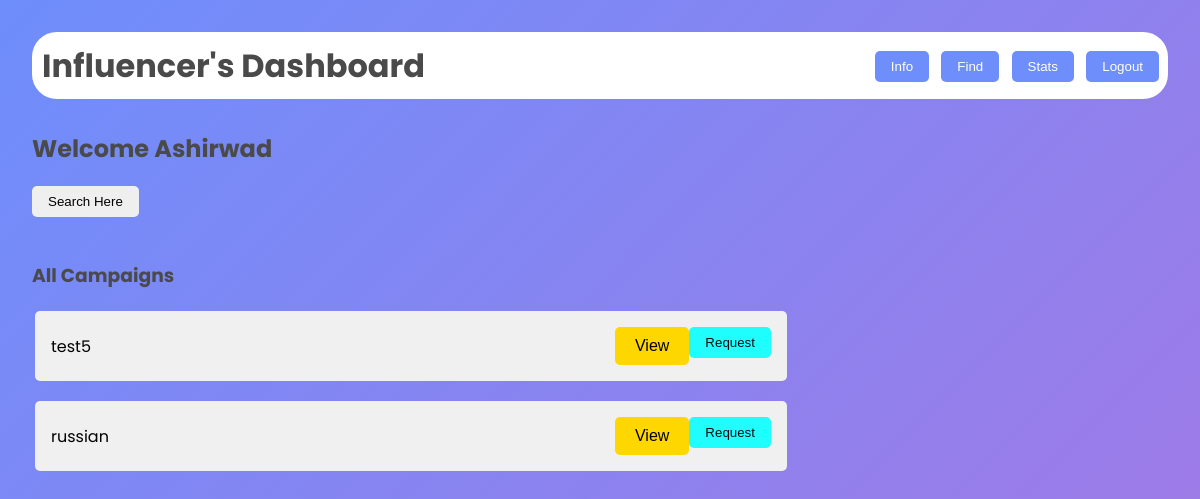
Before: /ifind (signed in) with the older database file.
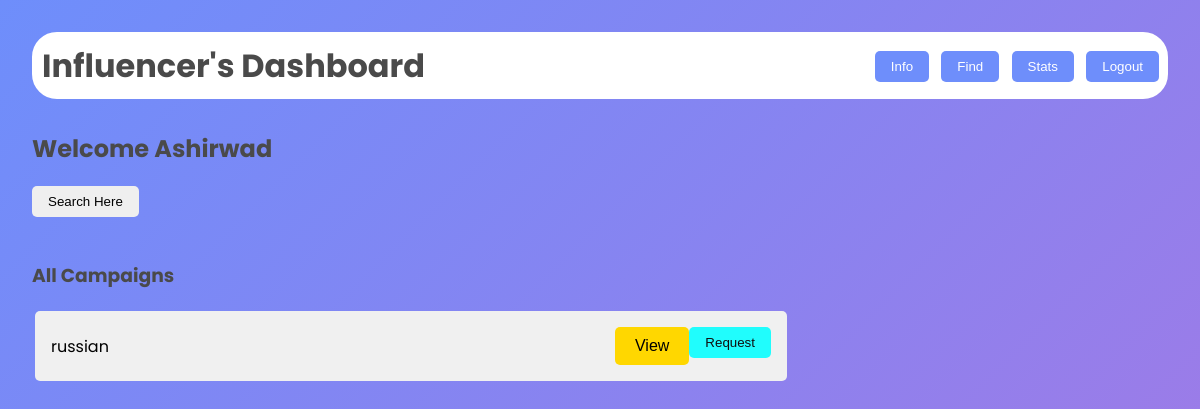
After: the same page with the newer database file.
### models.py (models this page shows)
class Campaign(db.Model):
    __tablename__ = 'campaign'
    campaignid = db.Column(db.Integer, primary_key=True, autoincrement=True)
    sname = db.Column(db.String, db.ForeignKey('sponsor.usename'), nullable=False)
    iname = db.Column(db.String, db.ForeignKey('influencer.usename'))
    cname = db.Column(db.String, nullable=False)
    budget = db.Column(db.Integer, nullable=False)
    desc = db.Column(db.String, nullable=False)
    startdate = db.Column(db.Integer, nullable=False)
    enddate = db.Column(db.Integer, nullable=False)
    public = db.Column(db.Integer, nullable=False)
    job = db.Column(db.String, nullable=False)
    flag = db.Column(db.Integer, nullable=False, default=0 )

### main.py (the view)
@app.route('/ifind')
def ifind():
    if 'username' in session:
        user=Influencer.query.filter_by(usename=session['username']).first()
        camp=Campaign.query.filter_by(public=1)
        return  render_template("influencer_find.html",user=user,camp=camp)
    else:
        return redirect('/')

### templates/influencer_find.html (shortened to what this page needs)
<!DOCTYPE html>
<html lang="en">
<head>
    <link rel="stylesheet" href="/static/dash.css">
</head>
<body>
    <div class="dashboard">
        <header>
            <h1>Influencer's Dashboard</h1>
            <nav>
                <a href="/imain"><button>Info</button></a>
                <a href="/ifind"><button>Find</button></a>
                <a href=""><button>Stats</button></a>
                <a href="/logout"><button>Logout</button></a>
            </nav>
        </header>
        <main>
            <h2>Welcome {{user.iname}}</h2>
            <div class="searchbar">
                <a href="/search_sponsor"><button class="searchbar">Search Here</button></a>
            </div>
    <br>
            <div class="viewpoint">
            <h3>All Campaigns</h3>
                <table>
                {%for c in camp %}
                    <tr>
                        <td>
                            <div class="list">
                                <span>{{c.cname}}</span>
                                <div style="display: inline-flex;">
                                    <button class="viewopen" data-popup-id="popup-camp-{{ c.campaignid }}">View</button>
                                    <form action="/request" method="post">
                                        <button class="req" type="submit" name="status" value="requested,{{user.inid}},{{c.campaignid}},i">Request</button>
                                </form>
                                </div>
                            </div>
                        </td>
                    </tr>
                {%endfor%}
                </table>
            </div>
</main>
</div>
</body>
</html>

Changed rows visible on the page:
removed Campaign: cname "test5"
